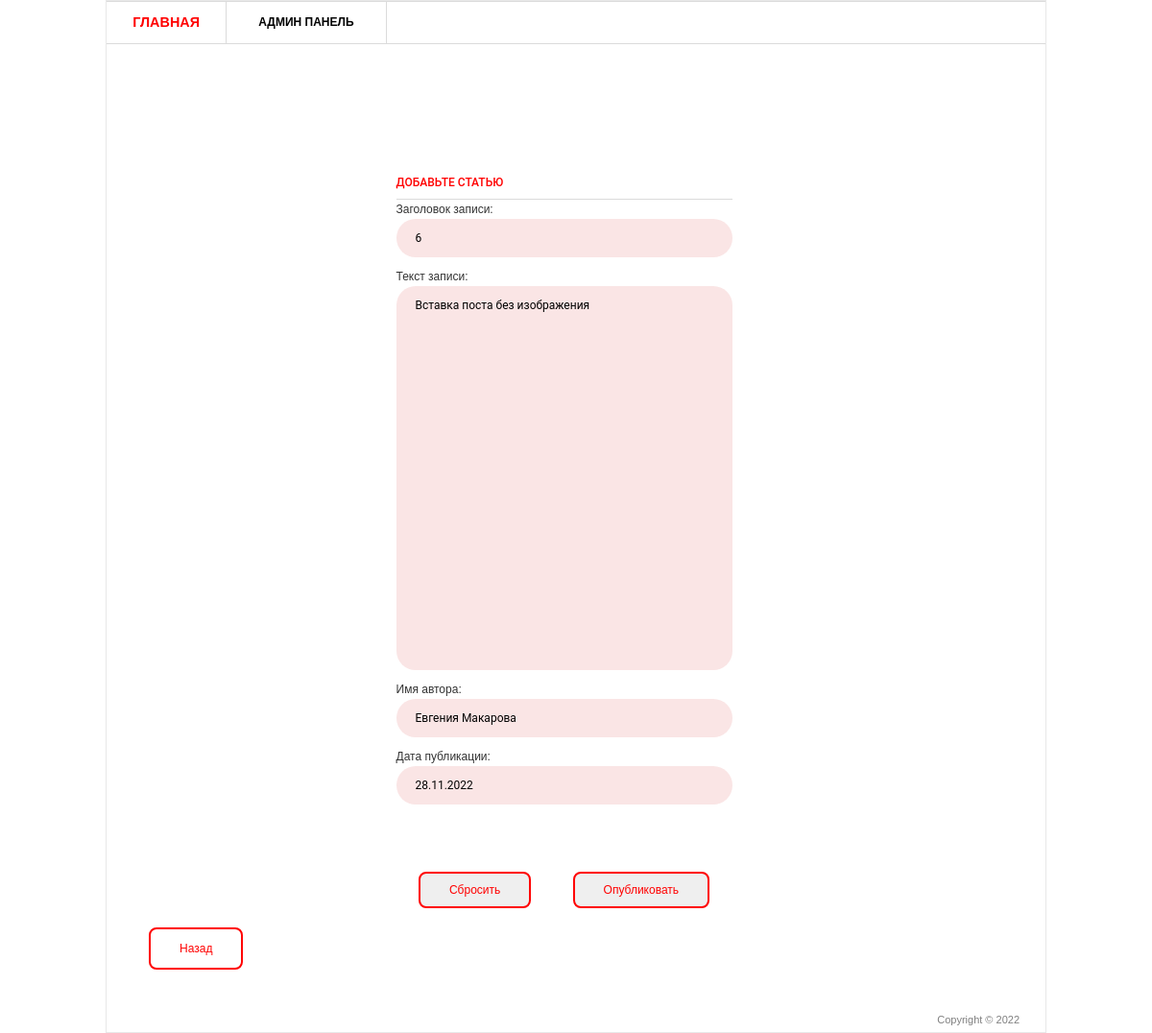
/8/update, run on the app's committed database.
### blog/models.py (models this page shows, shortened)
class Post(models.Model):
    title = models.CharField( 'Заголовок записи', max_length=44)
    descriptions = models.TextField('Текст записи')
    author = models.CharField('Имя автора', max_length=40)
    date = models.DateField('Дата публикации')
    image = models.ImageField('Изображение', upload_to='image/%Y', default='image/pass.jpg')
    class Meta:
        verbose_name = 'Запись'
        verbose_name_plural = 'Записи'

### blog/views.py (the view)
# urls.py: path('<int:pk>/update', views.PostUpdateView.as_view(), name='post-update'),
class PostUpdateView(UpdateView):
    model = Post
    template_name = 'blog/add.html'
    fields = ['title', 'descriptions', 'author', 'date']

### templates/blog/add.html (shortened to what this page needs)
{% extends 'blog/layout_post.html' %}
    {% block content %}
    <form class="decor" method="post">
        <div class="form-inner">
            <h3>Добавьте статью</h3>
            {{form}}
        </div>
        <div align="center">
            <input type="reset" value="Сбросить" class="shine-button">
            <input type="submit" value="Опубликовать" class="shine-button">
        </div>
    </form>
    {% endblock %}

### static/css/style.css (style rules this page uses)
* { margin: 0; padding: 0; outline:0; }
body { font-size: 12px; line-height: 20px; font-family: Georgia, Arial, Helvetica, Sans-Serif; color: #333; background: url() repeat 0 0; }
input, textarea, select { font-family: Arial, Helvetica, sans-serif; font-size:12px; }
textarea { overflow:auto; }
#main_2 h3 { font-size: 12px; line-height: 15px; color: #ff0000; text-transform: uppercase; border-bottom: 1px solid #dbdbdb; padding: 0 0 9px 0; }
.shine-button { text-decoration: none; display: inline-block; padding: 10px 30px; margin: 10px 20px; position: relative; overflow: hidden; border: 2px solid #ff0000; border-radius: 8px; font-family: 'Montserrat', sans-serif; color: #ff0000; transition: .2s ease-in-out; }
.shine-button:before { content: ""; background: linear-gradient(90deg, rgba(255, 255, 255, .1), rgba(255, 255, 255, .5)); height: 50px; width: 50px; position: absolute; top: -8px; left: -75px; transform: skewX(-45deg); }
.decor { position: relative; max-width: 450px; margin: 50px auto 0; background: white; border-radius: 30px; }
.form-inner { padding: 50px; }
.form-inner input, .form-inner textarea { display: block; width: 100%; padding: 0 20px; margin-bottom: 10px; background: #fae5e5; line-height: 40px; border-width: 0; border-radius: 20px; font-family: 'Roboto', sans-serif; }
.form-inner textarea { resize: none; }
.form-inner h3 { margin-top: 0; font-family: 'Roboto', sans-serif; font-weight: 500; font-size: 24px; color: #707981; }

### data on the page
Post: title "6", descriptions "Вставка поста без изображения", author "Евгения Макарова", date "28.11.2022"
